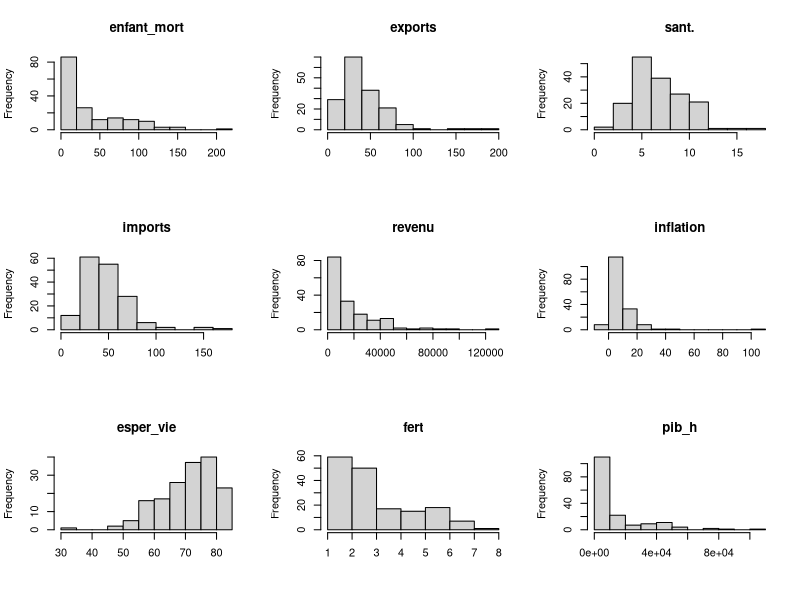
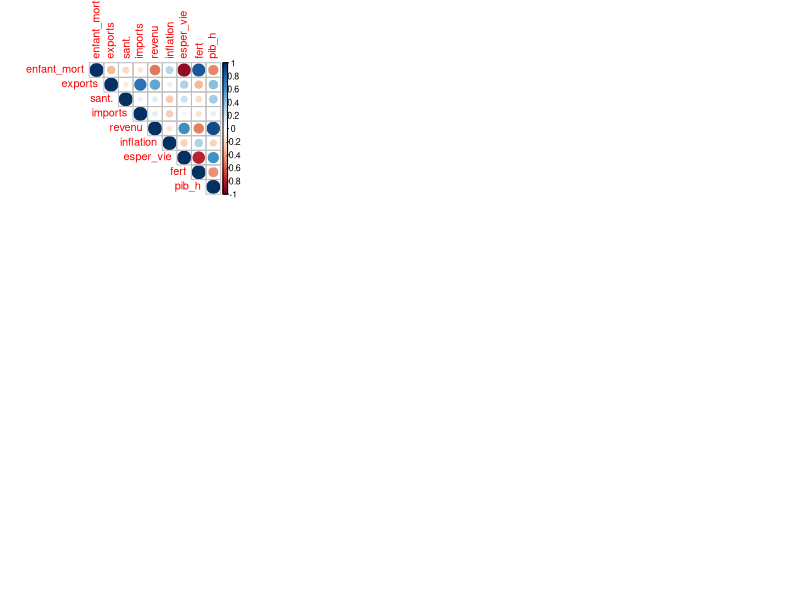

Generate these figures, in order, with R:
## ---- chunk 1
knitr::opts_chunk$set(echo = TRUE)
## ---- chunk 2
library(corrplot)
## ---- chunk 3
donnee <- read.csv("Pays_donnees.csv", sep = ',')
head(donnee,5)
## ---- chunk 4
str(donnee)
dim(donnee)
## ---- chunk 5
table(is.na(donnee))
## ---- chunk 6
summary(donnee)
## ---- chunk 7
# Histogramme de chaque variable
par(mfrow=c(3,3)) # Afficher les 9 histogrammes dans une grille 3x3
for (i in 2:10) {
  hist(donnee[,i], main=colnames(donnee)[i], xlab="")
}
## ---- chunk 8
var <- donnee[,2:10]
corrplot(cor(var), type = "upper")
